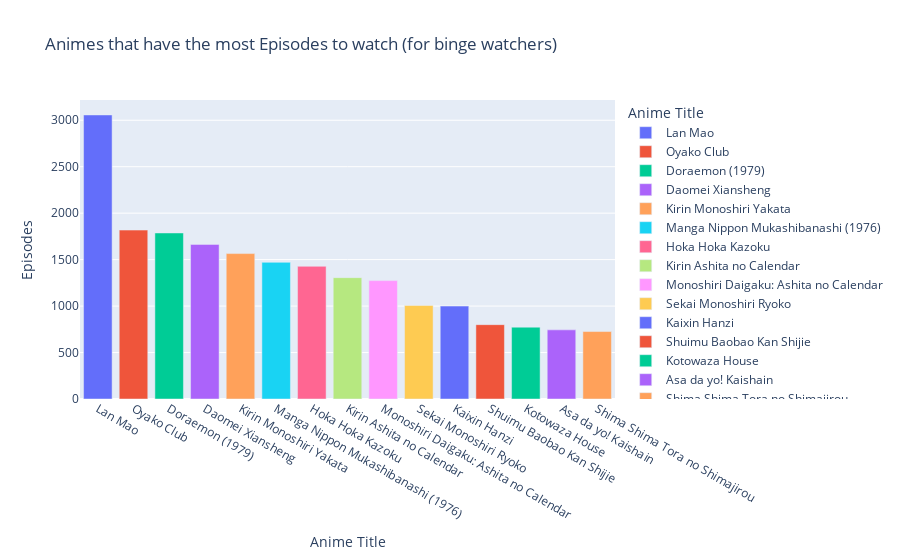

Notebook cell for this chart:
### Code cell
animes['Episodes'] = animes['Episodes'].replace('UNKNOWN', 0)
animes['Episodes'] = animes['Episodes'].astype('int')

# Split the genres and count their occurrences
animes_to_binge = animes.sort_values(by='Episodes', ascending=False).head(15)

# Create a bar chart
fig = px.bar(animes_to_binge, x='Name', y='Episodes', labels={'Members':'Number of Users', 'Name':'Anime Title'},color='Name',
             title='Animes that have the most Episodes to watch (for binge watchers)')

#Because the animes popularity is connected to the number of users that watch it, this top ten list is pretty accurate
fig.show()

### Figure 1 — Plotly figure (JSON) as saved in the notebook; plotly's stock layout.template omitted (floating-point values rounded to 4 significant figures)
{"data": [{"alignmentgroup": "True", "hovertemplate": "Anime Title=%{x}<br>Episodes=%{y}<extra></extra>", "legendgroup": "Lan Mao", "marker": {"color": "#636efa", "pattern": {"shape": ""}}, "name": "Lan Mao", "offsetgroup": "Lan Mao", "orientation": "v", "showlegend": true, "textposition": "auto", "type": "bar", "x": ["Lan Mao"], "xaxis": "x", "y": [3057], "yaxis": "y"}, {"alignmentgroup": "True", "hovertemplate": "Anime Title=%{x}<br>Episodes=%{y}<extra></extra>", "legendgroup": "Oyako Club", "marker": {"color": "#EF553B", "pattern": {"shape": ""}}, "name": "Oyako Club", "offsetgroup": "Oyako Club", "orientation": "v", "showlegend": true, "textposition": "auto", "type": "bar", "x": ["Oyako Club"], "xaxis": "x", "y": [1818], "yaxis": "y"}, {"alignmentgroup": "True", "hovertemplate": "Anime Title=%{x}<br>Episodes=%{y}<extra></extra>", "legendgroup": "Doraemon (1979)", "marker": {"color": "#00cc96", "pattern": {"shape": ""}}, "name": "Doraemon (1979)", "offsetgroup": "Doraemon (1979)", "orientation": "v", "showlegend": true, "textposition": "auto", "type": "bar", "x": ["Doraemon (1979)"], "xaxis": "x", "y": [1787], "yaxis": "y"}, {"alignmentgroup": "True", "hovertemplate": "Anime Title=%{x}<br>Episodes=%{y}<extra></extra>", "legendgroup": "Daomei Xiansheng", "marker": {"color": "#ab63fa", "pattern": {"shape": ""}}, "name": "Daomei Xiansheng", "offsetgroup": "Daomei Xiansheng", "orientation": "v", "showlegend": true, "textposition": "auto", "type": "bar", "x": ["Daomei Xiansheng"], "xaxis": "x", "y": [1664], "yaxis": "y"}, {"alignmentgroup": "True", "hovertemplate": "Anime Title=%{x}<br>Episodes=%{y}<extra></extra>", "legendgroup": "Kirin Monoshiri Yakata", "marker": {"color": "#FFA15A", "pattern": {"shape": ""}}, "name": "Kirin Monoshiri Yakata", "offsetgroup": "Kirin Monoshiri Yakata", "orientation": "v", "showlegend": true, "textposition": "auto", "type": "bar", "x": ["Kirin Monoshiri Yakata"], "xaxis": "x", "y": [1565], "yaxis": "y"}, {"alignmentgroup": "True", "hovertemplate": "Anime Title=%{x}<br>Episodes=%{y}<extra></extra>", "legendgroup": "Manga Nippon Mukashibanashi (1976)", "marker": {"color": "#19d3f3", "pattern": {"shape": ""}}, "name": "Manga Nippon Mukashibanashi (1976)", "offsetgroup": "Manga Nippon Mukashibanashi (1976)", "orientation": "v", "showlegend": true, "textposition": "auto", "type": "bar", "x": ["Manga Nippon Mukashibanashi (1976)"], "xaxis": "x", "y": [1471], "yaxis": "y"}, {"alignmentgroup": "True", "hovertemplate": "Anime Title=%{x}<br>Episodes=%{y}<extra></extra>", "legendgroup": "Hoka Hoka Kazoku", "marker": {"color": "#FF6692", "pattern": {"shape": ""}}, "name": "Hoka Hoka Kazoku", "offsetgroup": "Hoka Hoka Kazoku", "orientation": "v", "showlegend": true, "textposition": "auto", "type": "bar", "x": ["Hoka Hoka Kazoku"], "xaxis": "x", "y": [1428], "yaxis": "y"}, {"alignmentgroup": "True", "hovertemplate": "Anime Title=%{x}<br>Episodes=%{y}<extra></extra>", "legendgroup": "Kirin Ashita no Calendar", "marker": {"color": "#B6E880", "pattern": {"shape": ""}}, "name": "Kirin Ashita no Calendar", "offsetgroup": "Kirin Ashita no Calendar", "orientation": "v", "showlegend": true, "textposition": "auto", "type": "bar", "x": ["Kirin Ashita no Calendar"], "xaxis": "x", "y": [1306], "yaxis": "y"}, {"alignmentgroup": "True", "hovertemplate": "Anime Title=%{x}<br>Episodes=%{y}<extra></extra>", "legendgroup": "Monoshiri Daigaku: Ashita no Calendar", "marker": {"color": "#FF97FF", "pattern": {"shape": ""}}, "name": "Monoshiri Daigaku: Ashita no Calendar", "offsetgroup": "Monoshiri Daigaku: Ashita no Calendar", "orientation": "v", "showlegend": true, "textposition": "auto", "type": "bar", "x": ["Monoshiri Daigaku: Ashita no Calendar"], "xaxis": "x", "y": [1274], "yaxis": "y"}, {"alignmentgroup": "True", "hovertemplate": "Anime Title=%{x}<br>Episodes=%{y}<extra></extra>", "legendgroup": "Sekai Monoshiri Ryoko", "marker": {"color": "#FECB52", "pattern": {"shape": ""}}, "name": "Sekai Monoshiri Ryoko", "offsetgroup": "Sekai Monoshiri Ryoko", "orientation": "v", "showlegend": true, "textposition": "auto", "type": "bar", "x": ["Sekai Monoshiri Ryoko"], "xaxis": "x", "y": [1006], "yaxis": "y"}, {"alignmentgroup": "True", "hovertemplate": "Anime Title=%{x}<br>Episodes=%{y}<extra></extra>", "legendgroup": "Kaixin Hanzi", "marker": {"color": "#636efa", "pattern": {"shape": ""}}, "name": "Kaixin Hanzi", "offsetgroup": "Kaixin Hanzi", "orientation": "v", "showlegend": true, "textposition": "auto", "type": "bar", "x": ["Kaixin Hanzi"], "xaxis": "x", "y": [1000], "yaxis": "y"}, {"alignmentgroup": "True", "hovertemplate": "Anime Title=%{x}<br>Episodes=%{y}<extra></extra>", "legendgroup": "Shuimu Baobao Kan Shijie", "marker": {"color": "#EF553B", "pattern": {"shape": ""}}, "name": "Shuimu Baobao Kan Shijie", "offsetgroup": "Shuimu Baobao Kan Shijie", "orientation": "v", "showlegend": true, "textposition": "auto", "type": "bar", "x": ["Shuimu Baobao Kan Shijie"], "xaxis": "x", "y": [800], "yaxis": "y"}, {"alignmentgroup": "True", "hovertemplate": "Anime Title=%{x}<br>Episodes=%{y}<extra></extra>", "legendgroup": "Kotowaza House", "marker": {"color": "#00cc96", "pattern": {"shape": ""}}, "name": "Kotowaza House", "offsetgroup": "Kotowaza House", "orientation": "v", "showlegend": true, "textposition": "auto", "type": "bar", "x": ["Kotowaza House"], "xaxis": "x", "y": [773], "yaxis": "y"}, {"alignmentgroup": "True", "hovertemplate": "Anime Title=%{x}<br>Episodes=%{y}<extra></extra>", "legendgroup": "Asa da yo! Kaishain", "marker": {"color": "#ab63fa", "pattern": {"shape": ""}}, "name": "Asa da yo! Kaishain", "offsetgroup": "Asa da yo! Kaishain", "orientation": "v", "showlegend": true, "textposition": "auto", "type": "bar", "x": ["Asa da yo! Kaishain"], "xaxis": "x", "y": [744], "yaxis": "y"}, {"alignmentgroup": "True", "hovertemplate": "Anime Title=%{x}<br>Episodes=%{y}<extra></extra>", "legendgroup": "Shima Shima Tora no Shimajirou", "marker": {"color": "#FFA15A", "pattern": {"shape": ""}}, "name": "Shima Shima Tora no Shimajirou", "offsetgroup": "Shima Shima Tora no Shimajirou", "orientation": "v", "showlegend": true, "textposition": "auto", "type": "bar", "x": ["Shima Shima Tora no Shimajirou"], "xaxis": "x", "y": [726], "yaxis": "y"}], "layout": {"autosize": true, "barmode": "relative", "legend": {"title": {"text": "Anime Title"}, "tracegroupgap": 0}, "title": {"text": "Animes that have the most Episodes to watch (for binge watchers)"}, "xaxis": {"anchor": "y", "autorange": true, "categoryarray": ["Lan Mao", "Oyako Club", "Doraemon (1979)", "Daomei Xiansheng", "Kirin Monoshiri Yakata", "Manga Nippon Mukashibanashi (1976)", "Hoka Hoka Kazoku", "Kirin Ashita no Calendar", "Monoshiri Daigaku: Ashita no Calendar", "Sekai Monoshiri Ryoko", "Kaixin Hanzi", "Shuimu Baobao Kan Shijie", "Kotowaza House", "Asa da yo! Kaishain", "Shima Shima Tora no Shimajirou"], "categoryorder": "array", "domain": [0, 1], "range": [-0.5, 14.5], "title": {"text": "Anime Title"}, "type": "category"}, "yaxis": {"anchor": "x", "autorange": true, "domain": [0, 1], "range": [0, 3218.0], "title": {"text": "Episodes"}, "type": "linear"}}}
